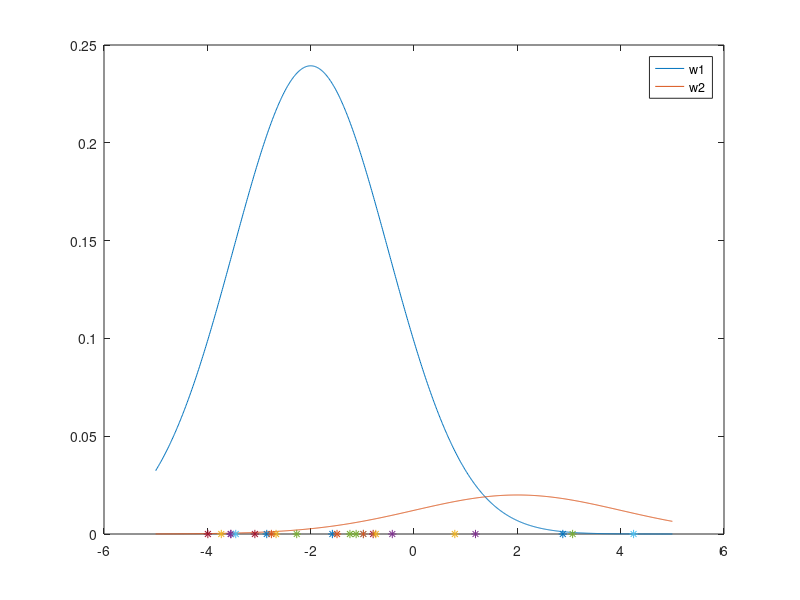

Write MATLAB code to recreate this figure.
clc;
clear all;
pw1=0.9;
pw2=0.1;
yb=[-2.67,-3.55,-1.24,-0.98,-0.79,-2.85,-2.76,-3.73,-3.54,-2.27,-3.45,-3.08,-1.58,-1.49,-0.74,-0.42,-1.12,4.25,-3.99,2.88,-0.98,0.79,1.19,3.07];
w1=[];
w2=[];
Y1=[];
Y2=[];
Y=[];
for i = 1:1:24
    x=yb(i);
    pxw1=normpdf(x,-2,1.5);
    pxw2=normpdf(x,2,2);
    y1=pw1*pxw1/(pw1*pxw1+pw2*pxw2);
    y2=pw2*pxw2/(pw1*pxw1+pw2*pxw2);
    Y1(end+1)=y1;
    Y2(end+1)=y2;
    if y1>=y2
        w1(end+1)=i;
        Y(i)=1;
    else 
        w2(end+1)=i;
        Y(i)=0;
    end
    
end
 
x=-5:0.01:5;
pxw11=normpdf(x,-2,1.5);
pxw21=normpdf(x,2,2);
y11=pw1*pxw11;
y21=pw2*pxw21;
p=find(y11==y21);
figure;
plot(x,y11,x,y21,yb,0,'*');
legend('w1','w2');

w1
w2
Y
